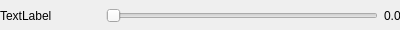
<?xml version="1.0" encoding="UTF-8"?>
<ui version="4.0">
 <class>SliderLabel</class>
 <widget class="QWidget" name="SliderLabel">
  <property name="geometry">
   <rect>
    <x>0</x>
    <y>0</y>
    <width>400</width>
    <height>30</height>
   </rect>
  </property>
  <property name="windowTitle">
   <string>Form</string>
  </property>
  <widget class="QWidget" name="horizontalLayoutWidget">
   <property name="geometry">
    <rect>
     <x>0</x>
     <y>0</y>
     <width>401</width>
     <height>31</height>
    </rect>
   </property>
   <layout class="QHBoxLayout" name="horizontalLayout">
    <item>
     <widget class="QLabel" name="nameLabel">
      <property name="minimumSize">
       <size>
        <width>100</width>
        <height>0</height>
       </size>
      </property>
      <property name="maximumSize">
       <size>
        <width>100</width>
        <height>16777215</height>
       </size>
      </property>
      <property name="text">
       <string>TextLabel</string>
      </property>
     </widget>
    </item>
    <item>
     <widget class="QSlider" name="slider">
      <property name="orientation">
       <enum>Qt::Horizontal</enum>
      </property>
     </widget>
    </item>
    <item>
     <widget class="QLabel" name="valueLabel">
      <property name="text">
       <string>0.0</string>
      </property>
     </widget>
    </item>
   </layout>
  </widget>
 </widget>
 <resources/>
 <connections/>
</ui>
